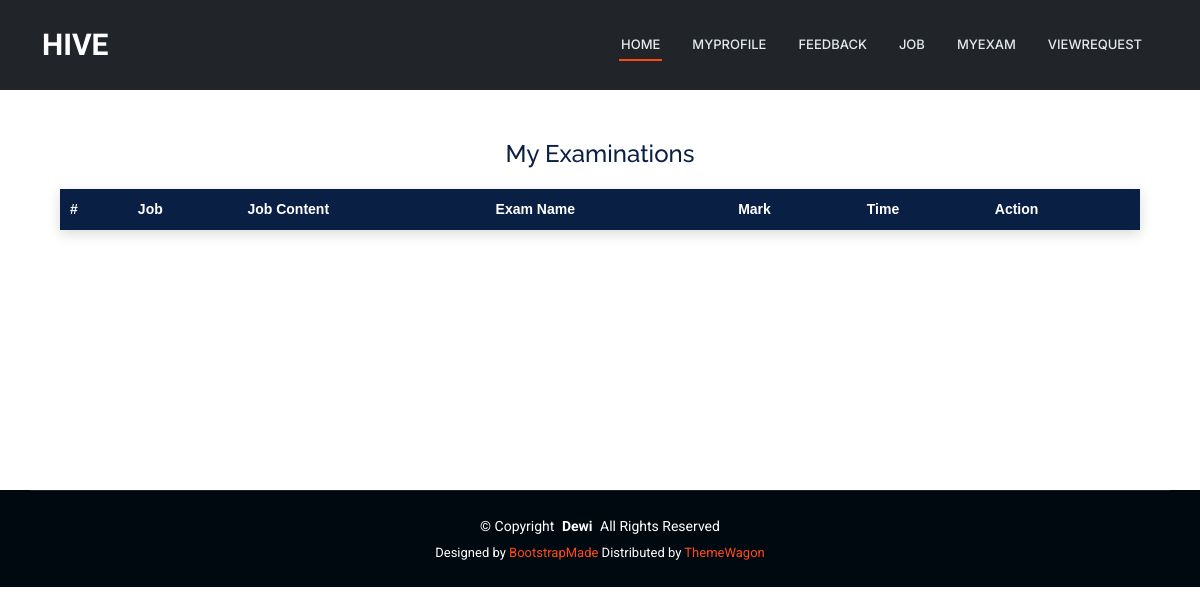
The app's page /JobProvider/myexam/ (signed in), older data.
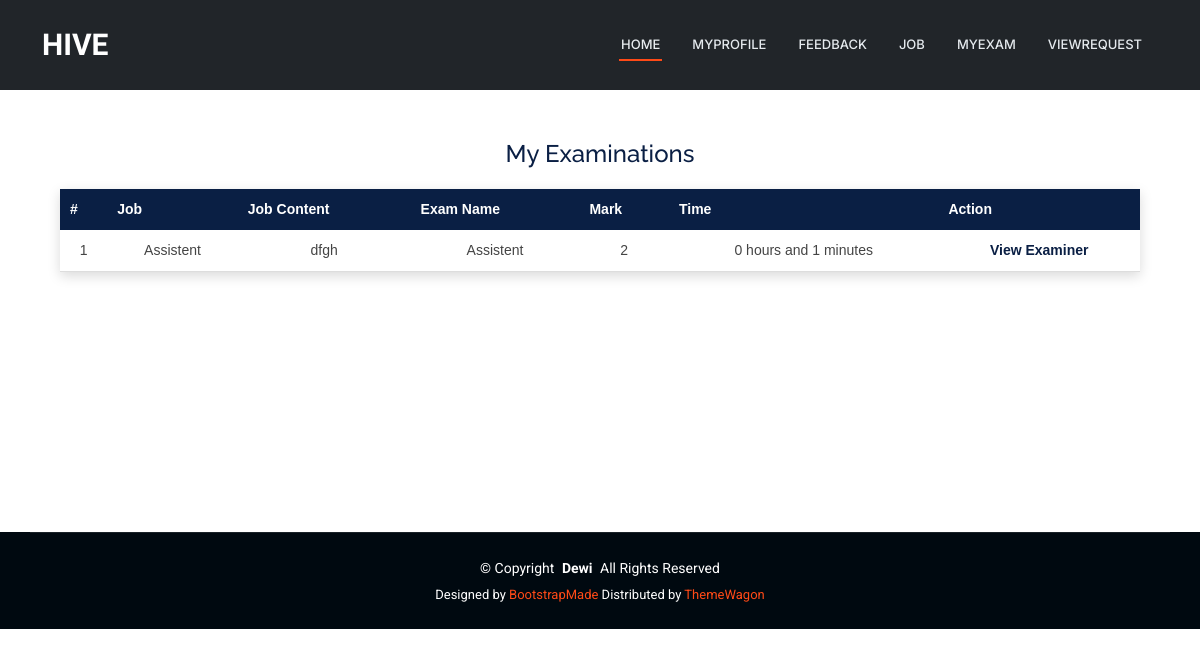
The same page, newer data.
### JobProvider/models.py (models this page shows)
class tbl_examination(models.Model):
    examination_name=models.CharField(max_length=50)
    examination_mark=models.CharField(max_length=50)
    examination_time=models.CharField(max_length=50)
    examination_status = models.IntegerField(default=0)
    time = models.TimeField(null=True)
    start_time = models.TimeField(null=True)
    job=models.ForeignKey(tbl_job,on_delete=models.CASCADE,null=True)

class tbl_job(models.Model):
    job_title=models.CharField(max_length=50)
    job_content=models.CharField(max_length=50)
    job_requriedage=models.CharField(max_length=50)
    job_experience=models.CharField(max_length=50)
    job_salary=models.CharField(max_length=50)
    job_lastdate=models.DateField()
    job_date=models.DateField(auto_now_add=True)
    job_status=models.IntegerField(default=0)
    jobprovider_id=models.ForeignKey(tbl_jobprovider,on_delete=models.CASCADE)
    jobcategory_id=models.ForeignKey(tbl_jobcategory,on_delete=models.CASCADE)
    jobtype_id=models.ForeignKey(tbl_jobtype,on_delete=models.CASCADE)

### JobProvider/views.py (the view)
# urls.py: path('myexam/',views.MyExam,name='MyExam'),
def MyExam(request):
    result=tbl_examination.objects.filter(job__jobprovider_id=request.session['jid'])
    return render(request,"JobProvider/MyExam.html",{"result":result})

### JobProvider/Templates/JobProvider/MyExam.html (shortened to what this page needs)
{% extends 'JobProvider/Header.html' %}
{% block content %}
<div class="jp-myexam-wrapper">
    <h2 class="jp-myexam-title">My Examinations</h2>
    <table class="jp-myexam-table">
        <tr>
            <th>#</th>
            <th>Job</th>
            <th>Job Content</th>
            <th>Exam Name</th>
            <th>Mark</th>
            <th>Time</th>
            <th>Action</th>
        </tr>
        {% for i in result %}
        <tr>
            <td>{{ forloop.counter }}</td>
            <td>{{ i.job.job_title }}</td>
            <td>{{ i.job.job_content }}</td>
            <td>{{ i.examination_name }}</td>
            <td>{{ i.examination_mark }}</td>
            <td>{{ i.examination_time }}</td>
            <td class="jp-myexam-action">
                <a href="{% url 'JobProvider:viewexaminer' i.id %}">
                    View Examiner
                </a>
            </td>
        </tr>
        {% endfor %}
    </table>
</div>
<br><br><br><br>
{% endblock %}

Row changes from the older to the newer data that the page shows:
added tbl_examination: job.job_title "Assistent", job.job_content "dfgh", examination_name "Assistent", examination_mark "2", examination_time "0 hours and 1 minutes"
